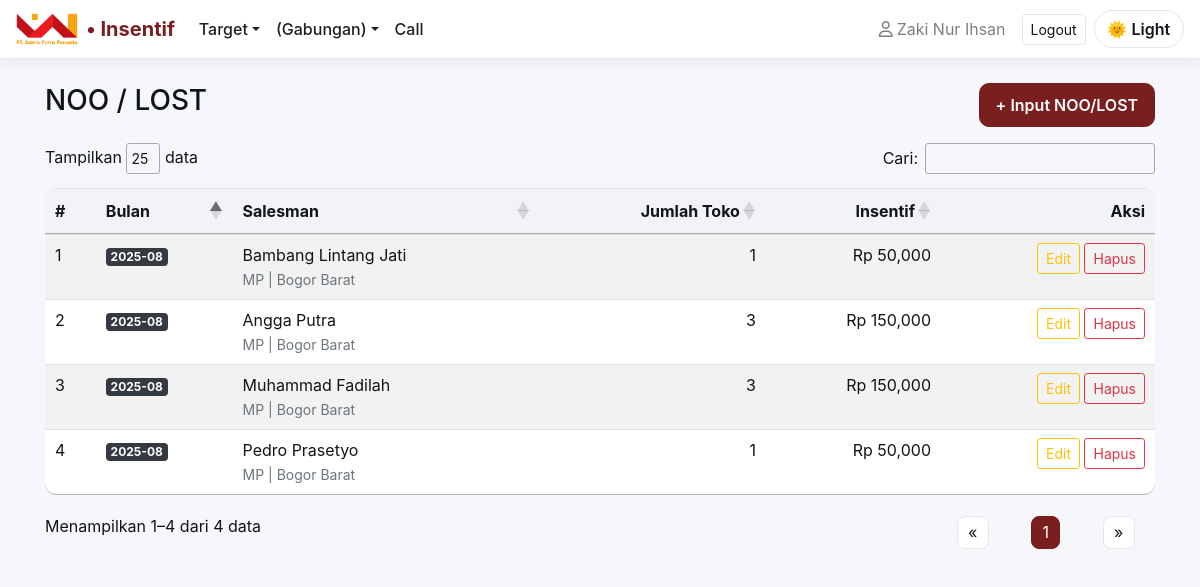
The app's page /noo-only (signed in) with its own data.
### app.py (models this page shows)
class NOO(db.Model):
    __tablename__ = "noo"
    id = db.Column(db.Integer, primary_key=True)
    salesman_id = db.Column(db.Integer, db.ForeignKey("salesman.id"), nullable=False)
    bulan = db.Column(db.String(7), nullable=False)  # YYYY-MM
    target_ca = db.Column(db.Integer, nullable=True, default=0)
    actual_ca = db.Column(db.Integer, nullable=True, default=0)
    jumlah_toko_noo = db.Column(db.Integer, nullable=True, default=0)  # NOO/LOST count
    target_fl = db.Column(db.Integer, nullable=True, default=0)   # MP only
    actual_fl = db.Column(db.Integer, nullable=True, default=0)   # MP only
    target_ao = db.Column(db.Integer, nullable=True, default=0)   # AVIAN only
    actual_ao = db.Column(db.Integer, nullable=True, default=0)   # AVIAN only

class Salesman(db.Model):
    __tablename__ = "salesman"
    id = db.Column(db.Integer, primary_key=True)
    name = db.Column(db.String(120), nullable=False)
    area = db.Column(db.String(80), nullable=True)
    divisi = db.Column(db.String(10), nullable=False)   # MP | AVIAN
    kategori = db.Column(db.String(12), nullable=False) # Bronze | Silver | Gold | Platinum

### app.py (the view)
@app.route("/noo-only")
def noo_only_list():
    rows = db.session.query(NOO, Salesman)\
        .join(Salesman, NOO.salesman_id == Salesman.id)\
        .filter(NOO.jumlah_toko_noo > 0).all()
    return render_template("noo_only_list.html", rows=rows)

### app.py (called while the page is built)
def _admin_allowed(endpoint: str) -> bool:
    if not endpoint:
        return False
    always_ok = {"static", "login", "logout", "dashboard"}
    if endpoint in always_ok:
        return True
    allowed_prefixes = (
        "target_", "target_tagihan_",
        "call_", "noo_", "noo_only_", "ca_", "fl_ao_",
        "rekap", "insentif", "override"
    )
    return any(endpoint.startswith(p) for p in allowed_prefixes)

### templates/noo_only_list.html (shortened to what this page needs)
{% extends "base.html" %}
{% block content %}
<div class="d-flex justify-content-between align-items-center mb-3">
  <h3>NOO / LOST</h3>
  <a href="{{ url_for('noo_only_new') }}" class="btn btn-primary">+ Input NOO/LOST</a>
</div>
  <div class="table-responsive">
    <table id="tabelNooLost" class="table table-striped table-hover align-middle">
      <thead>
        <tr>
          <th>#</th>
          <th>Bulan</th>
          <th>Salesman</th>
          <th>Jumlah Toko</th>
          <th>Insentif</th>
          <th class="text-right">Aksi</th>
        </tr>
      </thead>
      <tbody>
      {% for r, s in rows %}
        <tr>
          <td></td>
          <td><span class="badge badge-dark">{{ r.bulan }}</span></td>
          <td>
          <div class="font-weight-600">{{ s.name }}</div>
          <small class="text-muted">{{ s.divisi }} | {{ s.area }}</small>
          </td>
          <td>{{ r.jumlah_toko_noo or 0 }}</td>
          <td>Rp {{ "{:,.0f}".format((r.jumlah_toko_noo or 0) * 50000) }}</td>
          <td class="text-right">
            <a href="{{ url_for('noo_only_edit', id=r.id) }}" class="btn btn-sm btn-outline-warning">Edit</a>
            <form action="{{ url_for('noo_only_delete', id=r.id) }}" method="post"
                  style="display:inline" onsubmit="return confirm('Yakin ingin menghapus data ini?')">
              <button class="btn btn-sm btn-outline-danger">Hapus</button>
            </form>
</td>
        </tr>
      {% endfor %}
      </tbody>
    </table>
</div>
<link rel="stylesheet" href="https://cdn.datatables.net/1.13.6/css/jquery.dataTables.min.css">
{% endblock %}

### templates/base.html (style rules this page uses)
:root { --accent:#7A1F1F; --accent-2:#A02C2C; --bg:#F6F7FB; --card:#FFFFFF; --text:#111418; --muted:#6B7280; --border:#E5E7EB; --thead:#F2F3F7; --hover:#FEF2F2; --link:#7A1F1F; --toast-header:#7A1F1F; --toast-body:#ffffff; --success:#28a745; --success-hover:#218838; }
html,body { height:100% }
body { background:var(--bg); color:var(--text); -webkit-font-smoothing:antialiased; -moz-osx-font-smoothing:grayscale; transition:background .25s ease, color .25s ease; }
.btn-primary { background:var(--accent); border-color:var(--accent); border-radius:10px; padding:.55rem 1rem; font-weight:600; }
.table { background:var(--card); color:var(--text); border-collapse:separate !important; border-spacing:0; overflow:hidden; border-radius:12px; }
.table thead th { background:var(--thead); color:var(--text); border-bottom:2px solid var(--border); font-weight:700; }
.table-responsive { overflow-x: auto; scrollbar-width: thin; }
a, .btn-link { color:var(--link); }

### records on screen
NOO: bulan "2025-08", name "Bambang Lintang Jati", divisi "MP", area "Bogor Barat", jumlah_toko_noo "1", (r.jumlah_toko_nooor0)*50000 "50,000"
NOO: bulan "2025-08", name "Angga Putra", divisi "MP", area "Bogor Barat", jumlah_toko_noo "3", (r.jumlah_toko_nooor0)*50000 "150,000"
NOO: bulan "2025-08", name "Muhammad Fadilah", divisi "MP", area "Bogor Barat", jumlah_toko_noo "3", (r.jumlah_toko_nooor0)*50000 "150,000"
NOO: bulan "2025-08", name "Pedro Prasetyo", divisi "MP", area "Bogor Barat", jumlah_toko_noo "1", (r.jumlah_toko_nooor0)*50000 "50,000"

### other values on screen
{{ u.full_name }} "Zaki Nur Ihsan"
